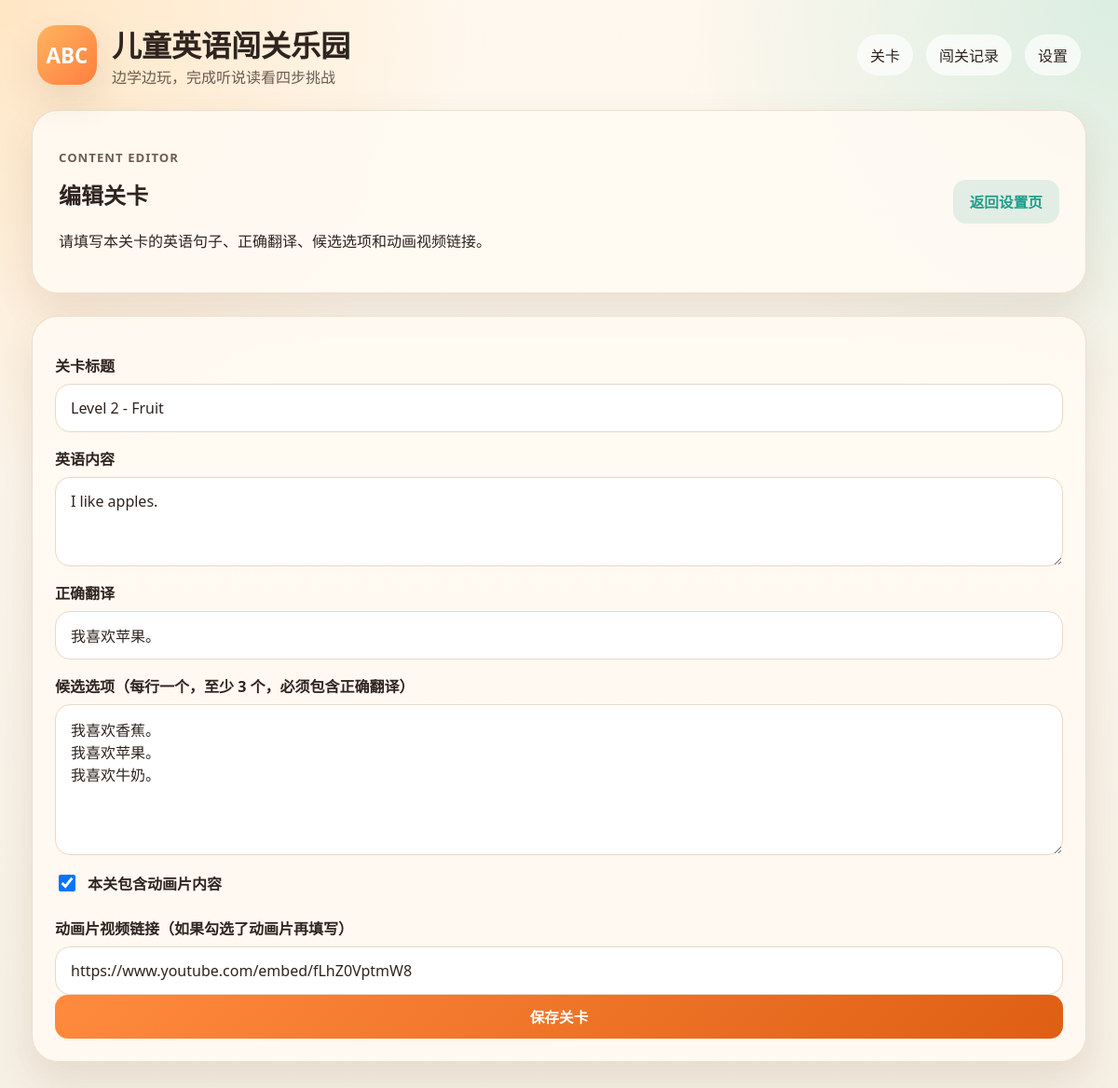
/settings/2/edit, run on an earlier commit of the app's database.
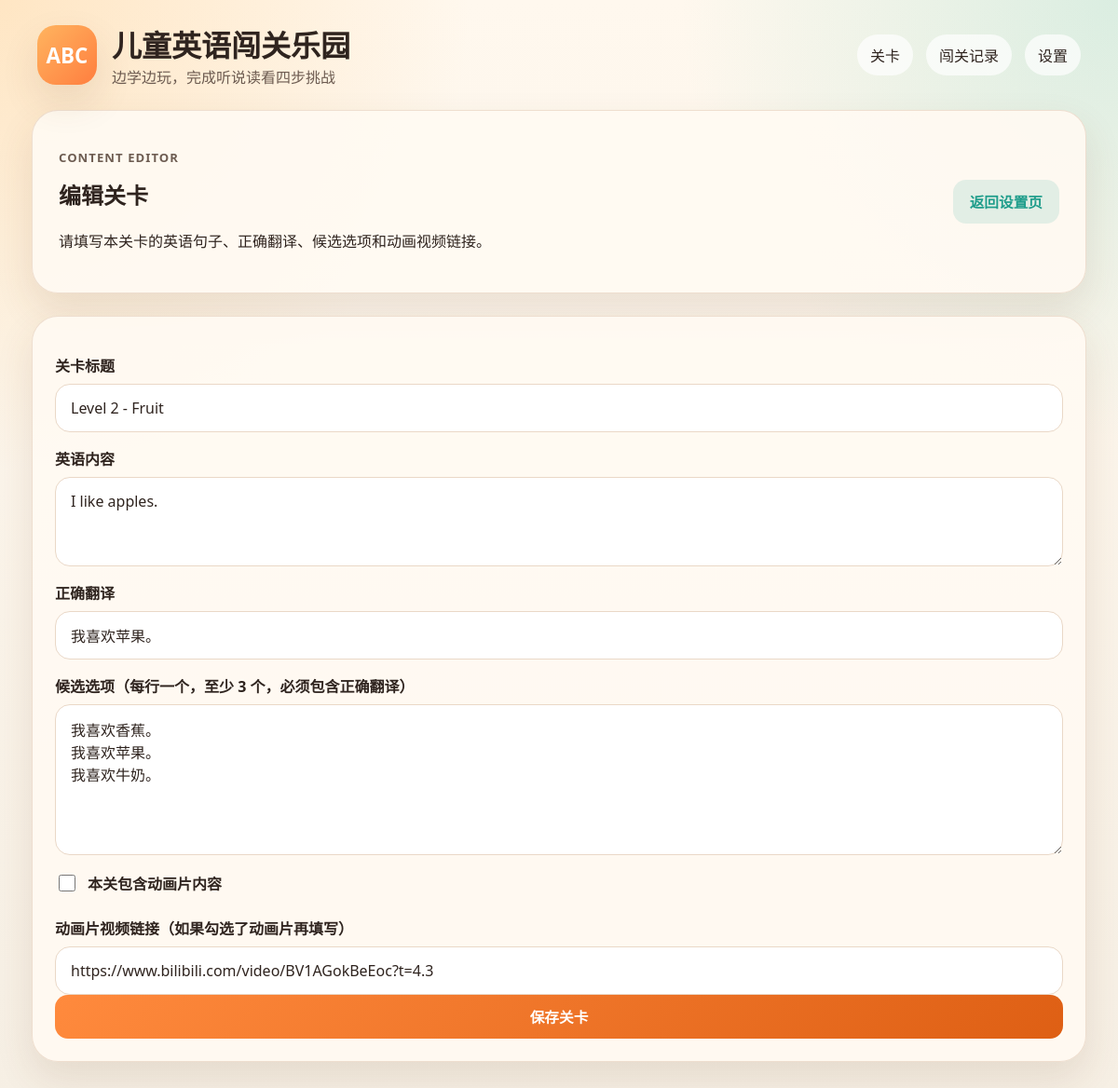
And on a later commit of the database.
### tables this page shows
CREATE TABLE levels (
    id INTEGER PRIMARY KEY AUTOINCREMENT,
    title TEXT NOT NULL,
    english_text TEXT NOT NULL,
    translation TEXT NOT NULL,
    options_json TEXT NOT NULL,
    video_url TEXT NOT NULL
, has_video INTEGER NOT NULL DEFAULT 1);

### app.py (the view, shortened to what this page needs)
@app.route("/settings/<int:level_id>/edit", methods=["GET", "POST"])
def edit_level(level_id: int) -> str:
    level = fetch_level(level_id)
    if level is None:
        flash("未找到这个关卡。", "error")
        return redirect(url_for("settings"))
    form = {
        "title": level["title"],
        "english_text": level["english_text"],
        "translation": level["translation"],
        "options": "\n".join(level["options"]),
        "video_url": level["video_url"],
        "has_video": level["has_video"],
    }
    return render_template("level_form.html", level=level, form=form)

### app.py (called while the page is built)
def ensure_database() -> None:
    if not DATABASE.exists():
        init_db()
        return
    db = sqlite3.connect(DATABASE)
    migrate_db(db)
    db.commit()
    db.close()

def get_db() -> sqlite3.Connection:
    if "db" not in g:
        conn = sqlite3.connect(DATABASE)
        conn.row_factory = sqlite3.Row
        g.db = conn
    return g.db

def migrate_db(db: sqlite3.Connection) -> None:
    columns = {
        row[1] for row in db.execute("PRAGMA table_info(levels)").fetchall()
    }
    if "has_video" not in columns:
        db.execute("ALTER TABLE levels ADD COLUMN has_video INTEGER NOT NULL DEFAULT 1")

def fetch_level(level_id: int) -> dict[str, Any] | None:
    row = get_db().execute("SELECT * FROM levels WHERE id = ?", (level_id,)).fetchone()
    if row is None:
        return None
    level = dict(row)
    level["options"] = json.loads(level["options_json"])
    level["has_video"] = bool(level.get("has_video", 1))
    return level

@app.before_request
def before_request() -> None:
    ensure_database()

### templates/level_form.html (shortened to what this page needs)
{% extends "base.html" %}
{% if level %}
    {% set page_title = '编辑关卡' %}
{% else %}
    {% set page_title = '新增关卡' %}
{% endif %}
{% block content %}
<section class="detail-header">
    <div>
        <p class="eyebrow">Content Editor</p>
        <h2>{{ page_title }}</h2>
        <p>请填写本关卡的英语句子、正确翻译、候选选项和动画视频链接。</p>
    </div>
    <a class="secondary-btn" href="{{ url_for('settings') }}">返回设置页</a>
</section>
<section class="form-card">
    <form method="post" class="editor-form">
        <label for="title">关卡标题</label>
        <input id="title" name="title" type="text" value="{{ form.get('title', '') }}" required>
        <label for="english_text">英语内容</label>
        <textarea id="english_text" name="english_text" rows="3" required>{{ form.get('english_text', '') }}</textarea>
        <label for="translation">正确翻译</label>
        <input id="translation" name="translation" type="text" value="{{ form.get('translation', '') }}" required>
        <label for="options">候选选项（每行一个，至少 3 个，必须包含正确翻译）</label>
        <textarea id="options" name="options" rows="6" required>{{ form.get('options', '') }}</textarea>
        <label class="checkbox-row" for="has_video">
            <input
                id="has_video"
                name="has_video"
                type="checkbox"
                {% if form.get('has_video') in ['on', True, 1, '1'] %}checked{% endif %}
            >
            <span>本关包含动画片内容</span>
        </label>
        <label for="video_url">动画片视频链接（如果勾选了动画片再填写）</label>
        <input id="video_url" name="video_url" type="url" value="{{ form.get('video_url', '') }}">
        <button type="submit" class="primary-btn">保存关卡</button>
    </form>
</section>
{% endblock %}

What changed in the data, as far as the page shows it:
changed levels "Level 2 - Fruit": video_url "https://www.youtube.com/embed/fLhZ0VptmW8" → "https://www.bilibili.com/video/BV1AGokBeEoc?t=4.3"
Also different on the page:
form field has_video: "☑" → "☐"
